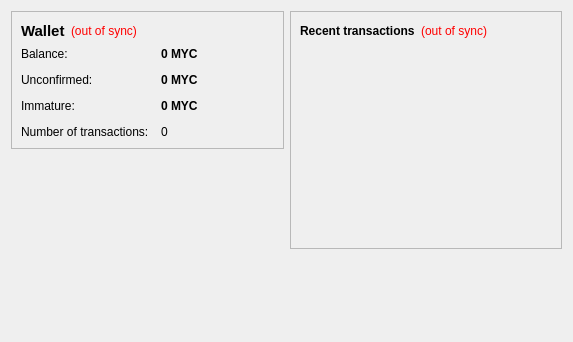
<?xml version="1.0" encoding="UTF-8"?>
<ui version="4.0">
 <class>OverviewPage</class>
 <widget class="QWidget" name="OverviewPage">
  <property name="geometry">
   <rect>
    <x>0</x>
    <y>0</y>
    <width>573</width>
    <height>342</height>
   </rect>
  </property>
  <property name="windowTitle">
   <string>Form</string>
  </property>
  <layout class="QHBoxLayout" name="horizontalLayout" stretch="1,1">
   <item>
    <layout class="QVBoxLayout" name="verticalLayout_2">
     <item>
      <widget class="QFrame" name="frame">
       <property name="frameShape">
        <enum>QFrame::StyledPanel</enum>
       </property>
       <property name="frameShadow">
        <enum>QFrame::Raised</enum>
       </property>
       <layout class="QVBoxLayout" name="verticalLayout_4">
        <item>
         <layout class="QHBoxLayout" name="horizontalLayout_4">
          <item>
           <widget class="QLabel" name="label_5">
            <property name="font">
             <font>
              <pointsize>11</pointsize>
              <weight>75</weight>
              <bold>true</bold>
             </font>
            </property>
            <property name="text">
             <string>Wallet</string>
            </property>
           </widget>
          </item>
          <item>
           <widget class="QLabel" name="labelWalletStatus">
            <property name="toolTip">
             <string>The displayed information may be out of date. Your wallet automatically synchronizes with the mycoin network after a connection is established, but this process has not completed yet.</string>
            </property>
            <property name="styleSheet">
             <string notr="true">QLabel { color: red; }</string>
            </property>
            <property name="text">
             <string notr="true">(out of sync)</string>
            </property>
            <property name="alignment">
             <set>Qt::AlignLeading|Qt::AlignLeft|Qt::AlignVCenter</set>
            </property>
           </widget>
          </item>
          <item>
           <spacer name="horizontalSpacer_2">
            <property name="orientation">
             <enum>Qt::Horizontal</enum>
            </property>
            <property name="sizeHint" stdset="0">
             <size>
              <width>40</width>
              <height>20</height>
             </size>
            </property>
           </spacer>
          </item>
         </layout>
        </item>
        <item>
         <layout class="QFormLayout" name="formLayout_2">
          <property name="fieldGrowthPolicy">
           <enum>QFormLayout::AllNonFixedFieldsGrow</enum>
          </property>
          <property name="horizontalSpacing">
           <number>12</number>
          </property>
          <property name="verticalSpacing">
           <number>12</number>
          </property>
          <item row="0" column="0">
           <widget class="QLabel" name="label">
            <property name="text">
             <string>Balance:</string>
            </property>
           </widget>
          </item>
          <item row="0" column="1">
           <widget class="QLabel" name="labelBalance">
            <property name="font">
             <font>
              <weight>75</weight>
              <bold>true</bold>
             </font>
            </property>
            <property name="cursor">
             <cursorShape>IBeamCursor</cursorShape>
            </property>
            <property name="toolTip">
             <string>Your current balance</string>
            </property>
            <property name="text">
             <string notr="true">0 MYC</string>
            </property>
            <property name="textInteractionFlags">
             <set>Qt::LinksAccessibleByMouse|Qt::TextSelectableByKeyboard|Qt::TextSelectableByMouse</set>
            </property>
           </widget>
          </item>
          <item row="1" column="0">
           <widget class="QLabel" name="label_3">
            <property name="text">
             <string>Unconfirmed:</string>
            </property>
           </widget>
          </item>
          <item row="1" column="1">
           <widget class="QLabel" name="labelUnconfirmed">
            <property name="font">
             <font>
              <weight>75</weight>
              <bold>true</bold>
             </font>
            </property>
            <property name="cursor">
             <cursorShape>IBeamCursor</cursorShape>
            </property>
            <property name="toolTip">
             <string>Total of transactions that have yet to be confirmed, and do not yet count toward the current balance</string>
            </property>
            <property name="text">
             <string notr="true">0 MYC</string>
            </property>
            <property name="textInteractionFlags">
             <set>Qt::LinksAccessibleByMouse|Qt::TextSelectableByKeyboard|Qt::TextSelectableByMouse</set>
            </property>
           </widget>
          </item>
          <item row="3" column="0">
           <widget class="QLabel" name="label_2">
            <property name="text">
             <string>Number of transactions:</string>
            </property>
           </widget>
          </item>
          <item row="3" column="1">
           <widget class="QLabel" name="labelNumTransactions">
            <property name="toolTip">
             <string>Total number of transactions in wallet</string>
            </property>
            <property name="text">
             <string notr="true">0</string>
            </property>
           </widget>
          </item>
          <item row="2" column="0">
           <widget class="QLabel" name="labelImmatureText">
            <property name="text">
             <string>Immature:</string>
            </property>
           </widget>
          </item>
          <item row="2" column="1">
           <widget class="QLabel" name="labelImmature">
            <property name="font">
             <font>
              <weight>75</weight>
              <bold>true</bold>
             </font>
            </property>
            <property name="toolTip">
             <string>Mined balance that has not yet matured</string>
            </property>
            <property name="text">
             <string notr="true">0 MYC</string>
            </property>
            <property name="textInteractionFlags">
             <set>Qt::LinksAccessibleByMouse|Qt::TextSelectableByKeyboard|Qt::TextSelectableByMouse</set>
            </property>
           </widget>
          </item>
         </layout>
        </item>
       </layout>
      </widget>
     </item>
     <item>
      <spacer name="verticalSpacer">
       <property name="orientation">
        <enum>Qt::Vertical</enum>
       </property>
       <property name="sizeHint" stdset="0">
        <size>
         <width>20</width>
         <height>40</height>
        </size>
       </property>
      </spacer>
     </item>
    </layout>
   </item>
   <item>
    <layout class="QVBoxLayout" name="verticalLayout_3">
     <item>
      <widget class="QFrame" name="frame_2">
       <property name="frameShape">
        <enum>QFrame::StyledPanel</enum>
       </property>
       <property name="frameShadow">
        <enum>QFrame::Raised</enum>
       </property>
       <layout class="QVBoxLayout" name="verticalLayout">
        <item>
         <layout class="QHBoxLayout" name="horizontalLayout_2">
          <item>
           <widget class="QLabel" name="label_4">
            <property name="text">
             <string>&lt;b&gt;Recent transactions&lt;/b&gt;</string>
            </property>
           </widget>
          </item>
          <item>
           <widget class="QLabel" name="labelTransactionsStatus">
            <property name="toolTip">
             <string>The displayed information may be out of date. Your wallet automatically synchronizes with the mycoin network after a connection is established, but this process has not completed yet.</string>
            </property>
            <property name="styleSheet">
             <string notr="true">QLabel { color: red; }</string>
            </property>
            <property name="text">
             <string notr="true">(out of sync)</string>
            </property>
            <property name="alignment">
             <set>Qt::AlignRight|Qt::AlignTrailing|Qt::AlignVCenter</set>
            </property>
           </widget>
          </item>
          <item>
           <spacer name="horizontalSpacer">
            <property name="orientation">
             <enum>Qt::Horizontal</enum>
            </property>
            <property name="sizeHint" stdset="0">
             <size>
              <width>40</width>
              <height>20</height>
             </size>
            </property>
           </spacer>
          </item>
         </layout>
        </item>
        <item>
         <widget class="QListView" name="listTransactions">
          <property name="styleSheet">
           <string notr="true">QListView { background: transparent; }</string>
          </property>
          <property name="frameShape">
           <enum>QFrame::NoFrame</enum>
          </property>
          <property name="verticalScrollBarPolicy">
           <enum>Qt::ScrollBarAlwaysOff</enum>
          </property>
          <property name="horizontalScrollBarPolicy">
           <enum>Qt::ScrollBarAlwaysOff</enum>
          </property>
          <property name="selectionMode">
           <enum>QAbstractItemView::NoSelection</enum>
          </property>
         </widget>
        </item>
       </layout>
      </widget>
     </item>
     <item>
      <spacer name="verticalSpacer_2">
       <property name="orientation">
        <enum>Qt::Vertical</enum>
       </property>
       <property name="sizeHint" stdset="0">
        <size>
         <width>20</width>
         <height>40</height>
        </size>
       </property>
      </spacer>
     </item>
    </layout>
   </item>
  </layout>
 </widget>
 <resources/>
 <connections/>
</ui>
